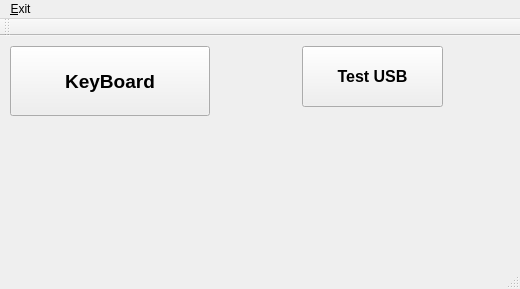
<?xml version="1.0" encoding="UTF-8"?>
<ui version="4.0">
 <class>VirtualDevicesClass</class>
 <widget class="QMainWindow" name="VirtualDevicesClass">
  <property name="geometry">
   <rect>
    <x>0</x>
    <y>0</y>
    <width>520</width>
    <height>289</height>
   </rect>
  </property>
  <property name="windowTitle">
   <string>VirtualDevices</string>
  </property>
  <widget class="QWidget" name="centralWidget">
   <widget class="QPushButton" name="keyboard">
    <property name="geometry">
     <rect>
      <x>10</x>
      <y>10</y>
      <width>200</width>
      <height>70</height>
     </rect>
    </property>
    <property name="font">
     <font>
      <family>MS Shell Dlg 2</family>
      <pointsize>14</pointsize>
      <weight>75</weight>
      <bold>true</bold>
     </font>
    </property>
    <property name="cursor">
     <cursorShape>CrossCursor</cursorShape>
    </property>
    <property name="contextMenuPolicy">
     <enum>Qt::NoContextMenu</enum>
    </property>
    <property name="text">
     <string>KeyBoard</string>
    </property>
    <property name="checkable">
     <bool>true</bool>
    </property>
   </widget>
   <widget class="QPushButton" name="usbTest">
    <property name="geometry">
     <rect>
      <x>302</x>
      <y>10</y>
      <width>141</width>
      <height>61</height>
     </rect>
    </property>
    <property name="font">
     <font>
      <pointsize>12</pointsize>
      <weight>75</weight>
      <bold>true</bold>
     </font>
    </property>
    <property name="cursor">
     <cursorShape>PointingHandCursor</cursorShape>
    </property>
    <property name="text">
     <string>Test USB</string>
    </property>
   </widget>
  </widget>
  <widget class="QMenuBar" name="menuBar">
   <property name="geometry">
    <rect>
     <x>0</x>
     <y>0</y>
     <width>520</width>
     <height>26</height>
    </rect>
   </property>
   <widget class="QMenu" name="menu_Exit">
    <property name="title">
     <string>&amp;Exit</string>
    </property>
   </widget>
   <addaction name="menu_Exit"/>
  </widget>
  <widget class="QToolBar" name="mainToolBar">
   <attribute name="toolBarArea">
    <enum>TopToolBarArea</enum>
   </attribute>
   <attribute name="toolBarBreak">
    <bool>false</bool>
   </attribute>
  </widget>
  <widget class="QStatusBar" name="statusBar"/>
 </widget>
 <layoutdefault spacing="6" margin="11"/>
 <resources>
  <include location="virtualdevices.qrc"/>
 </resources>
 <connections/>
</ui>
